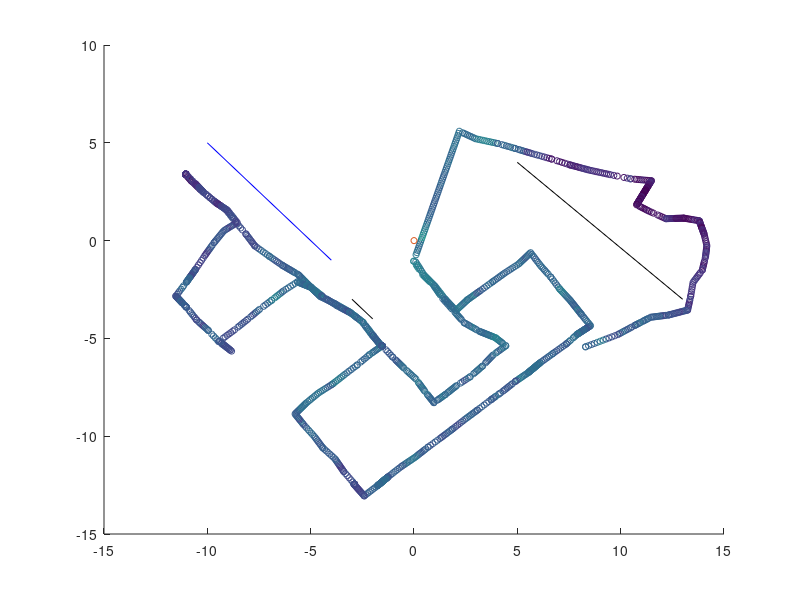

MATLAB code for this plot:
%% UG 1

%% UG 1 - ant pos 1
% load('DMB_UG1_24_AntPos1.mat')
% load('DMB_UG1_58_AntPos1.mat')
% 
% ap_x = 43.5;
% ap_y = - 16;
% ap_z = 3.08;
% z_pos = (4.05 - ap_z)*ones(size(signal_strength(1),1));

%% UG 1 - ant pos 2
% load('DMB_UG1_24_AntPos2.mat')
% load('DMB_UG1_58_AntPos2.mat')

% ap_x = 50;
% ap_y = - 27;
% ap_z = 5.3;
% z_pos = (4.05 - ap_z)*ones(size(signal_strength(1),1)); 

%% UG 2
%% UG 2 - ant pos 1
load('DMB_UG2_24_AntPos1.mat')
% load('DMB_UG2_58_AntPos1.mat')

ap_x = 25.5;
ap_y = -21.5;
ap_z = 3.08;
z_pos = (1.05 - ap_z)*ones(size(signal_strength(1),1));

%% change ap to center
x_pos = x_pos - ap_x;
y_pos = - y_pos - ap_y;

clear VarName2 VarName3 VarName7

%% define wall segments
%% UG 1 - ant pos 2
% c_wall = [-28 -6.5 -4 -6.5;
%           -28 -6.5 -28 -5 ;
%           -28 -2 -28 5 ;
%           -22 -6.5 -22 1 ;
%           -22 5 -22 14 ;
%           -22 5 -28 5 ;
%           -22 5 -18 3 ;
%           -19 -2 -16 -2 ;
%           -18 -2 -18 1 ;
%           -14 -3 -12 -1 ;
%           -11 -5 -6.5 -5 ;
%           -15 1 -4 -6.5 ;
%           -5 -6 9 6.5 ;
%           9 6.5 26 6.5 ;
%           -2 13 5 7 ;
%           17.5 6.5 17.5 7.8 ;
%           17.5 8.8 17.5 18];
% m_wall = [-11 8 -17.5 14.5; -4 15 -11 21];
% column = [-15.5 1.5 -14.5 2.5;
%            -9.5 10.5 -8.5 11.5;
%            2 3 3 2;
%            9 11 10 10];

%% UG 1 - ant pos 1
% m_wall = [-13 6 -6 -1.6;
%           -3.5 10.5 3 3];
% c_wall = [5 1 11 -4];
% column = [-0.5 0 0 1];

%% UG 2 - ant pos 1
m_wall = [-4 -1 -10 5];
c_wall = [5 4 13 -3];
column = [-2 -4 -3 -3];

%% checking data

scatter(x_pos, y_pos, 20, signal_strength)
hold on
scatter(0,0,20)
for i = 1:size(c_wall,1)
plot([c_wall(i,1);c_wall(i,3)],[c_wall(i,2);c_wall(i,4)],'k');
end
for i = 1:size(m_wall,1)
plot([m_wall(i,1);m_wall(i,3)],[m_wall(i,2);m_wall(i,4)],'b');
end
for i = 1:size(column,1)
plot([column(i,1);column(i,3)],[column(i,2);column(i,4)],'k');
end

%% knowns for 2.4GHz
% f = 2.4*10^9;
% tx_power = 15;
% tx_gain = 10;
% all_loss = 5;

%% knows for 5.8GHz
f = 5.8*10^9;
tx_power = 10;
tx_gain = 9.27;
all_loss = 5;